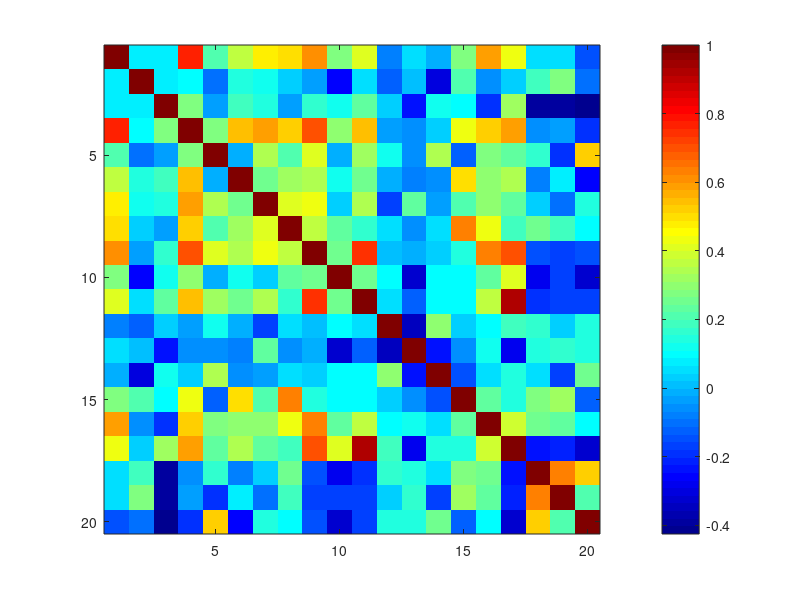

This figure's MATLAB source: (Note: this script raises an error after producing the figure.)
%% %%%%  Hw3-Part1-3)a  %%%%%%%%%
clc; clear; close all;

% 加载数据
load('GoogleDataset.mat');  % 确保数据文件存在

% 归一化后的数据合并
data_KPI = [Cost'; Click'; Conversion']';
data_KPI = (data_KPI - mean(data_KPI, 2)) ./ std(data_KPI, 0, 2); % 归一化

[num_samples, num_features] = size(data_KPI); % 数据维度 (20 列)


% 只关注 Click KPI 进行预测
click_KPI = Click; 

% 计算 Pearson 互相关矩阵
corr_matrix = corrcoef(click_KPI);

%% 1. 互相关热力图
figure;
imagesc(corr_matrix);  % 画相关性矩阵
colorbar;              % 添加颜色条
colormap(jet);         % 设置颜色映射
clim([-1 1]);         % 颜色范围 (-1 to 1)
title('Click KPI 互相关矩阵');
xlabel('Track Index');
ylabel('Track Index');

% **Step: 添加数值标注**
[num_rows, num_cols] = size(corr_matrix);
for i = 1:num_rows
    for j = 1:num_cols
        text(j, i, sprintf('%.2f', corr_matrix(i, j)), ...
            'HorizontalAlignment', 'center', 'FontSize', 8, 'Color', 'k');
    end
end

%% 2. 计算 Click KPI 的 19×20 线性预测系数矩阵
beta_matrix = zeros(num_features - 1, num_features);  
Y_pred = zeros(num_samples, num_features);  

for target_col = 1:num_features
    % 选择其他 19 列作为预测变量
    predictor_idx = setdiff(1:num_features, target_col);
    X = data_KPI(:, predictor_idx); % 预测变量
    Y = data_KPI(:, target_col);    % 目标变量

    % 计算线性回归系数 β (19×1)
    beta = (X' * X) \ (X' * Y);
    beta_matrix(:, target_col) = beta; % 存储系数

    % 计算预测值
    Y_pred(:, target_col) = X * beta;
end

%% 3. 输出 Click KPI 的线性回归系数矩阵
fprintf('Click KPI 线性回归系数矩阵 β (19x20):\n');
disp(beta_matrix);

%% 4. 绘制 Click KPI 的 20 张真实 vs. 预测值的对比图
figure;
for i = 1:num_features
    subplot(4, 5, i); % 4 行 5 列布局
    hold on;
    plot(1:num_samples, data_KPI(:, i), 'b', 'LineWidth', 1.5); % 真实值
    plot(1:num_samples, Y_pred(:, i), 'r--', 'LineWidth', 1.5); % 预测值
    title(['Click - Column ', num2str(i)]);
    xlabel('时间索引');
    ylabel('Clicks');
    legend('真实', '预测');
    grid on;
    hold off;
end
title('Click KPI 真实 vs. 预测值对比');
